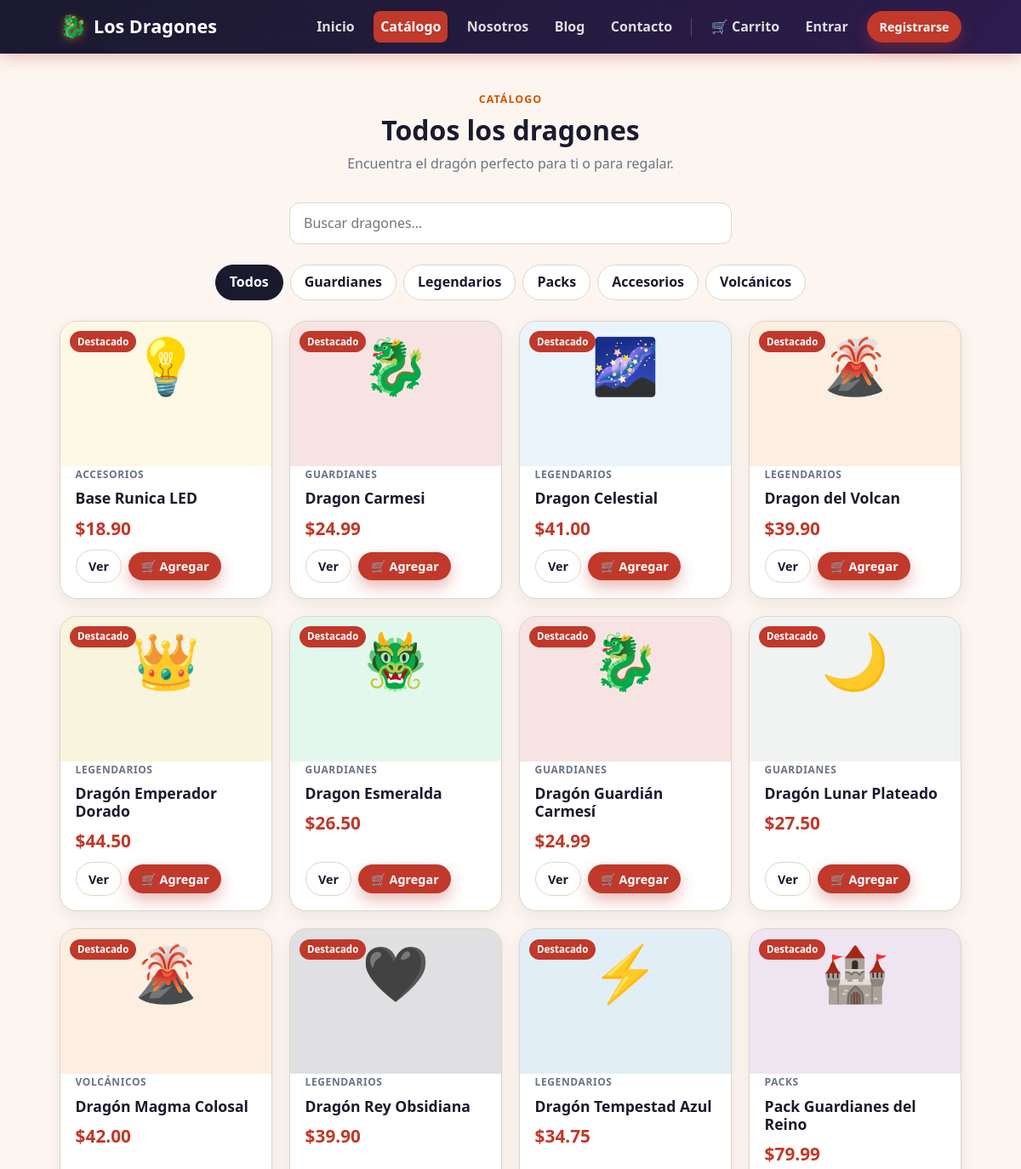
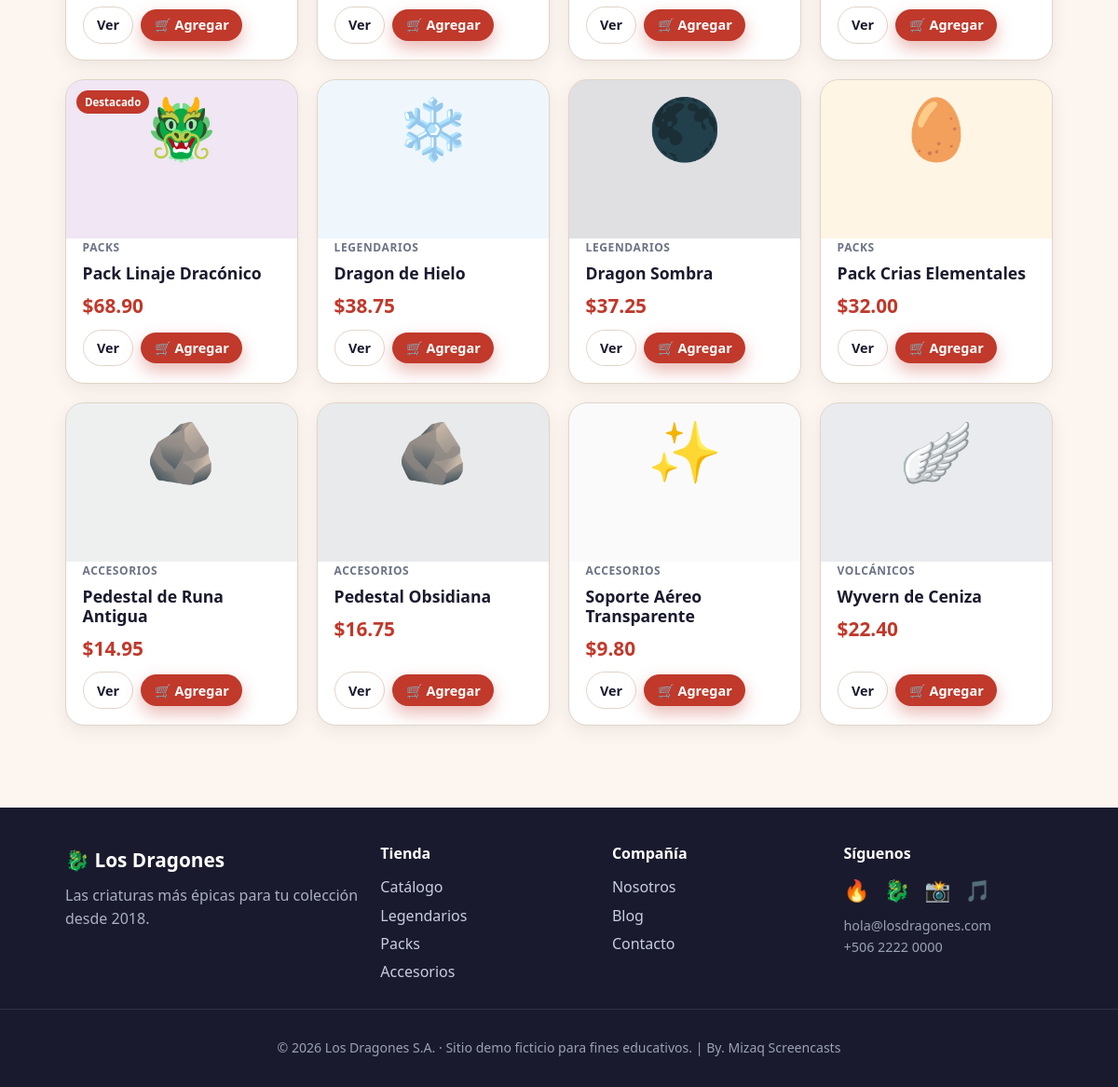
The page /productos.php on the database its author committed (2 pictures, top to bottom).
### tables this page shows
CREATE TABLE IF NOT EXISTS categorias (
    id BIGINT UNSIGNED AUTO_INCREMENT PRIMARY KEY,
    nombre VARCHAR(80) NOT NULL,
    slug VARCHAR(80) NOT NULL,
    descripcion VARCHAR(255) NULL,
    UNIQUE KEY uk_categorias_slug (slug)
);

CREATE TABLE IF NOT EXISTS productos (
    id BIGINT UNSIGNED AUTO_INCREMENT PRIMARY KEY,
    categoria_id BIGINT UNSIGNED NULL,
    nombre VARCHAR(120) NOT NULL,
    slug VARCHAR(120) NOT NULL,
    descripcion TEXT NULL,
    precio DECIMAL(10, 2) NOT NULL DEFAULT 0.00,
    emoji VARCHAR(16) NOT NULL DEFAULT '🐉',
    imagen VARCHAR(255) NULL,
    color_hex VARCHAR(7) NOT NULL DEFAULT '#C0392B',
    stock INT NOT NULL DEFAULT 0,
    destacado TINYINT(1) NOT NULL DEFAULT 0,
    estado ENUM('activo', 'inactivo') NOT NULL DEFAULT 'activo',
    fecha_creacion TIMESTAMP NOT NULL DEFAULT CURRENT_TIMESTAMP,
    UNIQUE KEY uk_productos_slug (slug),
    KEY idx_productos_categoria (categoria_id),
    CONSTRAINT fk_productos_categoria FOREIGN KEY (categoria_id)
        REFERENCES categorias (id) ON DELETE SET NULL
);

### includes/helpers.php (called while the page is built, shortened)
<?php
function e(?string $value): string
{
    return htmlspecialchars((string) $value, ENT_QUOTES, 'UTF-8');
}

### includes/auth.php (called while the page is built, shortened)
<?php
require_once __DIR__ . '/../config.php';
require_once __DIR__ . '/helpers.php';
function is_authenticated(): bool
{
    return !empty($_SESSION['user_id']);
}
function current_user(): ?array
{
    if (!is_authenticated()) {
        return null;
    }
    $user = find_user_by_id((int) $_SESSION['user_id']);
    return $user;
}

### config.php (called while the page is built, shortened)
<?php
function db(): PDO
{
    static $pdo = null;
    if ($pdo instanceof PDO) {
        return $pdo;
    }
    $dsn = sprintf(
        'mysql:host=%s;port=%s;dbname=%s;charset=utf8mb4',
        DB_HOST,
        DB_PORT,
        DB_NAME
    );
    $options = [
        PDO::ATTR_ERRMODE => PDO::ERRMODE_EXCEPTION,
        PDO::ATTR_DEFAULT_FETCH_MODE => PDO::FETCH_ASSOC,
        PDO::ATTR_EMULATE_PREPARES => false,
    ];
    $pdo = new PDO($dsn, DB_USER, DB_PASS, $options);
    return $pdo;
}

### includes/catalog.php (called while the page is built, shortened)
<?php
require_once __DIR__ . '/../config.php';
function get_categorias(): array
{
    return db()->query('SELECT id, nombre, slug, descripcion FROM categorias ORDER BY id')
        ->fetchAll();
}
function get_productos(?string $categoriaSlug = null, ?string $busqueda = null): array
{
    $sql = "SELECT p.id, p.nombre, p.slug, p.descripcion, p.precio, p.emoji, p.imagen, p.color_hex,
                   p.stock, p.destacado, c.nombre AS categoria, c.slug AS categoria_slug
            FROM productos p
            LEFT JOIN categorias c ON c.id = p.categoria_id
            WHERE p.estado = 'activo'";
    $params = [];
    $sql .= ' ORDER BY p.destacado DESC, p.nombre ASC';
    $stmt = db()->prepare($sql);
    $stmt->execute($params);
    return $stmt->fetchAll();
}

### productos.php (the view, shortened to what this page needs)
<?php
require_once __DIR__ . '/config.php';
require_once __DIR__ . '/includes/layout.php';
require_once __DIR__ . '/includes/catalog.php';
$categoriaSlug = trim((string) ($_GET['categoria'] ?? ''));
$busqueda = trim((string) ($_GET['q'] ?? ''));
$categorias = get_categorias();
$categoriaActual = $categoriaSlug !== '' ? get_categoria_por_slug($categoriaSlug) : null;
$productos = get_productos($categoriaActual ? $categoriaSlug : null, $busqueda !== '' ? $busqueda : null);
render_header('Catálogo', 'productos');
?>
<section class="section">
    <div class="container">
        <div class="section__head">
            <span class="eyebrow">Catálogo</span>
            <h2><?= $categoriaActual ? e($categoriaActual['nombre']) : 'Todos los dragones' ?></h2>
            <p><?= $categoriaActual ? e($categoriaActual['descripcion']) : 'Encuentra el dragón perfecto para ti o para regalar.' ?></p>
        </div>
        <form method="get" class="form" style="max-width:520px;margin:0 auto 1.5rem;">
            <div class="form__group">
                <input type="search" name="q" value="<?= e($busqueda) ?>" placeholder="Buscar dragones…" aria-label="Buscar">
            </div>
        </form>
        <div class="chips">
            <a class="chip<?= $categoriaSlug === '' ? ' is-active' : '' ?>" href="productos.php">Todos</a>
            <?php foreach ($categorias as $c): ?>
                <a class="chip<?= $categoriaSlug === $c['slug'] ? ' is-active' : '' ?>" href="productos.php?categoria=<?= e($c['slug']) ?>"><?= e($c['nombre']) ?></a>
            <?php endforeach; ?>
        </div>
        <?php if ($productos === []): ?>
            <p class="text-center muted">No encontramos dragones que coincidan con tu búsqueda. 🐉</p>
        <?php else: ?>
            <div class="grid grid--products">
                <?php foreach ($productos as $p): ?>
                    <article class="product">
                        <div class="product__media" style="background: <?= e($p['color_hex']) ?>22;">
                            <?php if ((int) $p['destacado'] === 1): ?><span class="product__tag">Destacado</span><?php endif; ?>
                            <?= producto_img($p, 'media-img') ?>
                        </div>
                        <div class="product__body">
                            <span class="product__cat"><?= e($p['categoria'] ?? 'General') ?></span>
                            <h3 class="product__name"><a href="producto.php?slug=<?= e($p['slug']) ?>"><?= e($p['nombre']) ?></a></h3>
                            <div class="product__price"><?= e(money($p['precio'])) ?></div>
                            <div class="product__foot">
                                <a class="button button--ghost button--sm" href="producto.php?slug=<?= e($p['slug']) ?>">Ver</a>
                                <form method="post" action="carrito.php" style="margin:0;">
                                    <button type="submit" class="button button--primary button--sm">🛒 Agregar</button>
                                </form>
                            </div>
                        </div>
                    </article>
                <?php endforeach; ?>
            </div>
        <?php endif; ?>
    </div>
</section>
<?php
render_footer();

### includes/layout.php (shortened to what this page needs)
<?php
require_once __DIR__ . '/helpers.php';
require_once __DIR__ . '/auth.php';
function nav_links(): array
{
    return [
        'inicio'    => ['Inicio', 'index.php'],
        'productos' => ['Catálogo', 'productos.php'],
        'nosotros'  => ['Nosotros', 'nosotros.php'],
        'blog'      => ['Blog', 'blog.php'],
        'contacto'  => ['Contacto', 'contacto.php'],
    ];
}
function render_header(string $title, string $active = ''): void
{
    $user = current_user();
    $cartCount = cart_count();
    ?>
<!DOCTYPE html>
<html lang="es">
<head>
    <link rel="stylesheet" href="assets/css/styles.css">
</head>
<body>
    <header class="navbar">
        <div class="navbar__inner">
            <a class="navbar__brand" href="index.php">
                <span class="navbar__logo">🐉</span>
                <span class="navbar__name">Los Dragones</span>
            </a>
            <nav class="navbar__nav">
                <?php foreach (nav_links() as $key => [$label, $href]): ?>
                    <a
                        class="navbar__link<?= $active === $key ? ' is-active' : '' ?>"
                        href="<?= e($href) ?>"
                    ><?= e($label) ?></a>
                <?php endforeach; ?>
                <?php if ($user): ?>
                    <a class="navbar__link<?= $active === 'carrito' ? ' is-active' : '' ?>" href="carrito.php">
                        🛒 Carrito<?php if ($cartCount > 0): ?> <span class="navbar__badge"><?= (int) $cartCount ?></span><?php endif; ?>
                    </a>
                    <a class="navbar__link<?= $active === 'cuenta' ? ' is-active' : '' ?>" href="dashboard.php">Mi cuenta</a>
                    <form method="post" action="logout.php" class="navbar__logout">
                        <?= csrf_input() ?>
                        <button type="submit" class="button button--ghost button--sm">Salir</button>
                    </form>
                <?php else: ?>
                    <a class="navbar__link<?= $active === 'carrito' ? ' is-active' : '' ?>" href="carrito.php">
                        🛒 Carrito<?php if ($cartCount > 0): ?> <span class="navbar__badge"><?= (int) $cartCount ?></span><?php endif; ?>
                    </a>
                    <a class="navbar__link" href="login.php">Entrar</a>
                    <a class="button button--primary button--sm" href="registro.php">Registrarse</a>
                <?php endif; ?>
            </nav>
        </div>
    </header>
    <main class="site-main">
<?php
}
function render_footer(): void
{
    $year = '2026';
    ?>
    </main>
    <footer class="footer">
        <div class="footer__inner">
            <div class="footer__col">
                <div class="footer__brand"><span>🐉</span> Los Dragones</div>
                <p class="footer__tagline">Las criaturas más épicas para tu colección desde 2018.</p>
            </div>
            <div class="footer__col">
                <h4>Tienda</h4>
                <a href="productos.php">Catálogo</a>
                <a href="productos.php?categoria=legendarios">Legendarios</a>
                <a href="productos.php?categoria=packs">Packs</a>
                <a href="productos.php?categoria=accesorios">Accesorios</a>
            </div>
            <div class="footer__col">
                <h4>Compañía</h4>
                <a href="nosotros.php">Nosotros</a>
                <a href="blog.php">Blog</a>
                <a href="contacto.php">Contacto</a>
            </div>
            <div class="footer__col">
                <h4>Síguenos</h4>
                <p class="footer__social">🔥 🐉 📸 🎵</p>
                <p class="footer__muted">hola@losdragones.com<br>+506 2222 0000</p>
            </div>
        </div>
        <div class="footer__bottom">
            <p>© <?= e($year) ?> Los Dragones S.A. · Sitio demo ficticio para fines educativos. | By. Mizaq Screencasts</p>
        </div>
    </footer>
</body>
</html>
<?php
}
function money(float|string|int $amount): string
{
    return '$' . number_format((float) $amount, 2, '.', ',');
}
function producto_img(array $datos, string $class = 'media-img'): string
{
    $src = trim((string) ($datos['imagen'] ?? ''));
    return '<span class="' . e($class) . ' media-img--emoji">' . e((string) ($datos['emoji'] ?? '🐉')) . '</span>';
}

### rows shown on the page
categorias: nombre "Guardianes"
categorias: nombre "Legendarios"
categorias: nombre "Packs"
categorias: nombre "Accesorios"
categorias: nombre "Volcánicos"
productos: destacado "Destacado", emoji "💡", categoria.nombre "ACCESORIOS", nombre "Base Runica LED", precio "$18.90"
productos: destacado "Destacado", emoji "🐉", categoria.nombre "GUARDIANES", nombre "Dragon Carmesi", precio "$24.99"
productos: destacado "Destacado", emoji "🌌", categoria.nombre "LEGENDARIOS", nombre "Dragon Celestial", precio "$41.00"
productos: destacado "Destacado", emoji "🌋", categoria.nombre "LEGENDARIOS", nombre "Dragon del Volcan", precio "$39.90"
productos: destacado "Destacado", emoji "👑", categoria.nombre "LEGENDARIOS", nombre "Dragón Emperador Dorado", precio "$44.50"
productos: destacado "Destacado", emoji "🐲", categoria.nombre "GUARDIANES", nombre "Dragon Esmeralda", precio "$26.50"
productos: destacado "Destacado", emoji "🐉", categoria.nombre "GUARDIANES", nombre "Dragón Guardián Carmesí", precio "$24.99"
productos: destacado "Destacado", emoji "🌙", categoria.nombre "GUARDIANES", nombre "Dragón Lunar Plateado", precio "$27.50"
productos: destacado "Destacado", emoji "🌋", categoria.nombre "VOLCÁNICOS", nombre "Dragón Magma Colosal", precio "$42.00"
productos: destacado "Destacado", emoji "🖤", categoria.nombre "LEGENDARIOS", nombre "Dragón Rey Obsidiana", precio "$39.90"
productos: destacado "Destacado", emoji "⚡", categoria.nombre "LEGENDARIOS", nombre "Dragón Tempestad Azul", precio "$34.75"
productos: destacado "Destacado", emoji "🏰", categoria.nombre "PACKS", nombre "Pack Guardianes del Reino", precio "$79.99"
productos: destacado "Destacado", emoji "🐲", categoria.nombre "PACKS", nombre "Pack Linaje Dracónico", precio "$68.90"
productos: emoji "❄️", categoria.nombre "LEGENDARIOS", nombre "Dragon de Hielo", precio "$38.75"
productos: emoji "🌑", categoria.nombre "LEGENDARIOS", nombre "Dragon Sombra", precio "$37.25"
productos: emoji "🥚", categoria.nombre "PACKS", nombre "Pack Crias Elementales", precio "$32.00"
productos: emoji "🪨", categoria.nombre "ACCESORIOS", nombre "Pedestal de Runa Antigua", precio "$14.95"
productos: emoji "🪨", categoria.nombre "ACCESORIOS", nombre "Pedestal Obsidiana", precio "$16.75"
productos: emoji "✨", categoria.nombre "ACCESORIOS", nombre "Soporte Aéreo Transparente", precio "$9.80"
productos: emoji "🪽", categoria.nombre "VOLCÁNICOS", nombre "Wyvern de Ceniza", precio "$22.40"

### other values the page prints
$label "Inicio"
$label "Catálogo"
$label "Nosotros"
$label "Blog"
$label "Contacto"
$year "2026"
